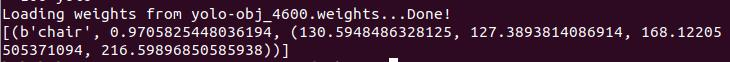
#> input picture images/Yolo_success.jpeg, 730 x 62 px, given in place of first_run.mov, which was not available
$ python edge_detect.py
#> lines starting #> are read from the running program, lines starting #| are printed output that depends on the picture; pictures that were not available may be replaced by others from this repository, and a replacement may not be noted
#file for edge detection

import numpy as np
import cv2

cap = cv2.VideoCapture('first_run.mov')


# loop runs if capturing has been initialized
while(1):

    # reads frames from a camera
    ret, frame = cap.read()
#> frame is the input picture: shape (62, 730, 3); mean B, G, R 53.4, 31.7, 63.7

    # converting BGR to HSV
    hsv = cv2.cvtColor(frame, cv2.COLOR_BGR2HSV)
#> hsv: shape (62, 730, 3); mean H, S, V 155.4, 173.8, 64.6

    # define range of red color in HSV
    lower_red = np.array([30,150,50])
    upper_red = np.array([255,255,180])

    # create a red HSV colour boundary and
    # threshold HSV image
    mask = cv2.inRange(hsv, lower_red, upper_red)
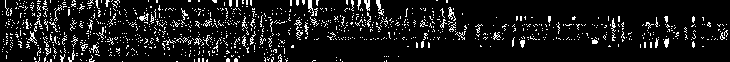
#> mask: shape (62, 730); 9.7% white in thin lines or dots

    # Bitwise-AND mask and original image
    res = cv2.bitwise_and(frame,frame, mask= mask)
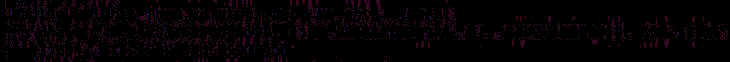
#> res: shape (62, 730, 3); mean B, G, R 3.7, 1.4, 5.1

    # Display an original image
    cv2.imshow('Original',frame)

    # finds edges in the input image image and
    # marks them in the output map edges
    edges = cv2.Canny(frame,100,200)
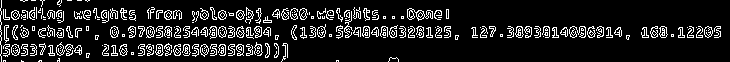
#> edges: shape (62, 730); 12.6% white in thin lines or dots

    # Display edges in a frame
    cv2.imshow('Edges',edges)

    # Wait for Esc key to stop
    k = cv2.waitKey(5) & 0xFF
#> (key Esc is pressed here)
    if k == 27:
        break

# Close the window
cap.release()

# De-allocate any associated memory usage
cv2.destroyAllWindows()
